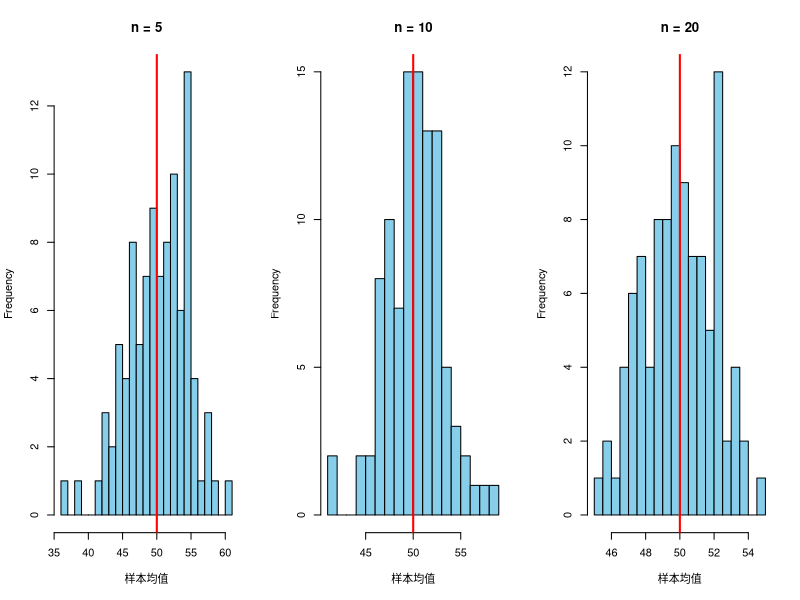

This figure's R source:
# 设置参数
mu <- 50          # 总体均值
sigma <- 10       # 总体标准差
n_sim <- 100      # 模拟次数
sample_sizes <- c(5, 10, 20)  # 三名队员的采样量

# 初始化存储样本均值的矩阵
sample_means <- matrix(nrow = n_sim, ncol = length(sample_sizes))

# 模拟抽样过程
for (i in 1:n_sim) {
  for (j in 1:length(sample_sizes)) {
    # 生成正态分布样本并计算均值
    sample <- rnorm(sample_sizes[j], mean = mu, sd = sigma)
    sample_means[i, j] <- mean(sample)
  }
}

# 绘制样本均值的分布直方图
par(mfrow = c(1, 3))  # 将画布分为1行3列

for (j in 1:length(sample_sizes)) {
  hist(sample_means[, j], 
       main = paste("n =", sample_sizes[j]),
       xlab = "样本均值", 
       col = "skyblue",
       breaks = 20)
  abline(v = mu, col = "red", lwd = 2)  # 标注总体均值
}

# 计算模拟标准误与理论标准误
sim_se <- apply(sample_means, 2, sd)    # 模拟标准误
theoretical_se <- sigma / sqrt(sample_sizes)  # 理论标准误

# 输出结果比较
result <- data.frame(
  样本量 = sample_sizes,
  模拟标准误 = sim_se,
  理论标准误 = theoretical_se
)
print(result)